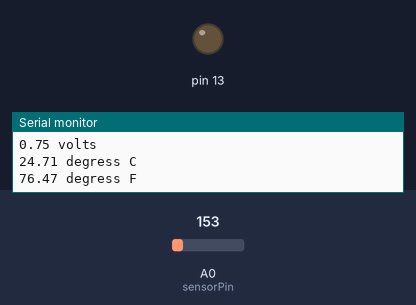
A sketch run on a simulated Arduino Uno, built with avr-gcc and run on an emulated ATmega328P. On the bench: output pins drawn as LEDs (lit = HIGH), the last lines printed to the serial monitor. The inputs (shaded band) are chosen by the test bench; at power-on: A0 (sensorPin) = 153.

Above: at 1.8 s.
1.9 s: A0 (sensorPin) set to 132
At 2.9 s:
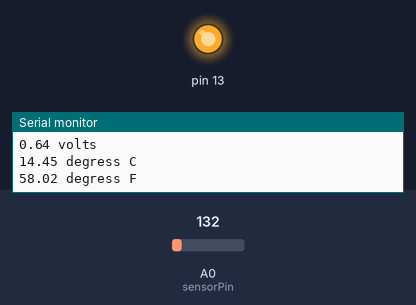
3.5 s: A0 (sensorPin) set to 165
At 4.5 s:
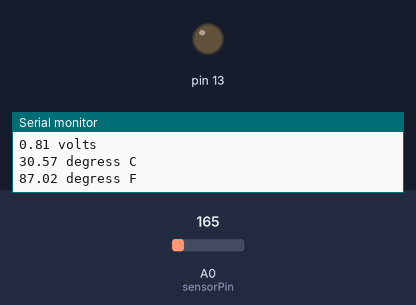
5.5 s: A0 (sensorPin) set to 133
At 7.3 s:
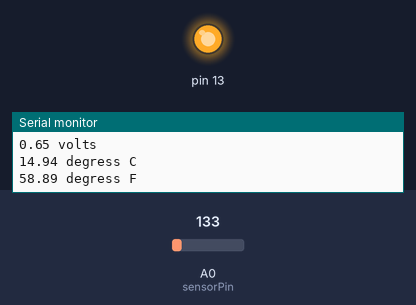
Timing chart, 0 to 8.8 s (numbered marks = the images above; inputs shaded):
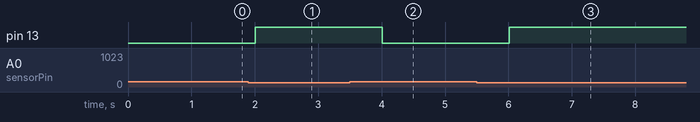

Measured:
- the behaviour switches between 144 and 143 on A0 (sensorPin) (found by bisection; images 0 and 1)
- after the input at 1.9 s, pin 13: LOW → HIGH after 0.11 s
- after the input at 3.5 s, pin 13: HIGH → LOW after 0.51 s
- after the input at 5.5 s, pin 13: LOW → HIGH after 0.51 s

The sketch:

thermostat.ino
```cpp
//TMP36 Pin Variables
int sensorPin = 0; //the analog pin the TMP36's Vout (sense) pin is connected to
                        //the resolution is 10 mV / degree centigrade with a
                        //500 mV offset to allow for negative temperatures

/*
* setup() - this function runs once when you turn your Arduino on
* We initialize the serial connection with the computer
*/
void setup()
{
  Serial.begin(9600);  //Start the serial connection with the computer
                       //to view the result open the serial monitor
pinMode(13,OUTPUT);
}

void loop()                     // run over and over again
{
//getting the voltage reading from the temperature sensor
int reading = analogRead(sensorPin);

// converting that reading to voltage, for 3.3v arduino use 3.3
float voltage = reading * 5.0 / 1024;

// print out the voltage
Serial.print(voltage); Serial.println(" volts");

// now print out the temperature
float temperatureC = (voltage - 0.5) * 100 ;  //converting from 10 mv per degree wit 500 mV offset
                                               //to degrees ((volatge - 500mV) times 100)
Serial.print(temperatureC); Serial.println(" degress C");

// now convert to Fahrenheight
//SHORTCUT could be temperatureF = (180 * voltage) - 58
float temperatureF = (temperatureC * 9 / 5) + 32;
Serial.print(temperatureF); Serial.println(" degress F");

if(temperatureF < 68){ //THIS SENDS POWER TO THE RELAY WHICH
  digitalWrite(13,HIGH); //WILL ACTIVIATE THE DEVICE
}else{
  digitalWrite(13,LOW);
}

delay(1000);                                     //waiting a second
}
```
